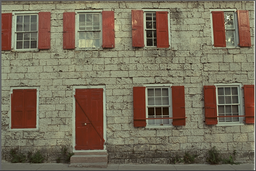
#> input picture experiments/real_photos/kodim01.png, 256 x 171 px, shrunk from 768 x 512 before the run, found by its file name
$ python ablate.py
#> lines starting #> are read from the running program, lines starting #| are printed output that depends on the picture
### experiments/stage3_method/codec.py
"""HAPRE-X prototype: YCoCg-R + 4-expert causal select + per-block LPC-3 + bias-corrected partitioned Rice."""
import numpy as np, time

def rgb_to_ycocg_r(rgb):
    R=rgb[:,:,0].astype(np.int16); G=rgb[:,:,1].astype(np.int16); B=rgb[:,:,2].astype(np.int16)
    Co=R-B; t=B+(Co>>1); Cg=G-t; Y=t+(Cg>>1)
    return np.stack([Y,Co,Cg],axis=-1)  # int16, range ~[-255,255]+offsets
# [4 lines left out: function ycocg_r_to_rgb, not called in this run]

def med(a,b,c):  # a=left,b=top,c=topleft
    if c>=max(a,b): return min(a,b)
    elif c<=min(a,b): return max(a,b)
    else: return a+b-c
# [138 lines left out: functions paeth, gap, encode_image, decode_image_from_res, not called in this run]

# [9 lines that do not run on import are left out]

### experiments/stage3_method/codec_v2.py
"""HAPRE-X v2: v1 residuals + run-length zero coding + per-ctx Rice + Huffman-or-Rice selection + outlier escape."""
import numpy as np, time, sys, os
sys.path.insert(0,"/tmp/opencode/autocompress/experiments/stage3_method")
from codec import encode_image as v1_encode  # reuse v1 residuals? No - recompute properly below
from codec import rgb_to_ycocg_r, ycocg_r_to_rgb, med, paeth, gap
from collections import Counter
import math

def elias_gamma_bits(n):  # n>=1
    return 2*(n.bit_length()-1)+1

def channel_bytes_v2(rflat):
    """Exact-ish realizable byte count for one channel's residual array."""
    N=len(rflat)
    # zero runs
    # find runs of zeros
    nz = rflat!=0
    # run lengths of zeros between nonzeros
    runs=[]; cur=0
    for v in rflat:
        if v==0: cur+=1
        else:
            if cur>0: runs.append(cur); cur=0
    if cur>0: runs.append(cur)
    run_bits=sum(elias_gamma_bits(L+1) for L in runs) + 8  # +EOL marker
    nonz=rflat[nz]
    if len(nonz)==0:
        rice_bits=0; huff_bits=0; best=run_bits
        return {"run":run_bits,"rice":0,"huff":0,"best":best,"mode":"run","k":0}
    # per-16-ctx would need ctx ids; approximate gain: use 4 magnitude-classes partitioned k (decoder-reproducible via causal energy - like FLAC)
    # classes by |causal avg|? Without causal array here, approximate by splitting nonzeros into small (|r|<=4) and large
    small=nonz[np.abs(nonz)<=4]; large=nonz[np.abs(nonz)>4]
    def rice_bits(arr):
        if len(arr)==0: return 0,0
        u=np.where(arr>=0,2*arr,-2*arr-1).astype(np.int64)
        m=float(np.mean(np.abs(arr.astype(np.float64))))+1e-9
        k=int(max(0,min(8,math.floor(math.log2(m)))))
        return int(np.sum((u>>k)+1+k)),k
    bs,k1=rice_bits(small); bl,k2=rice_bits(large)
    # outlier escape: values |r|>64 as raw 10b instead of long unary
    out=np.abs(nonz)>64
    esc_save=int(np.sum([max(0,((2*abs(int(v))>> (k1 if abs(int(v))<=4 else k2))+1)-10) for v in nonz[out]])) if np.any(out) else 0
    rice_bits_tot=run_bits+bs+bl-esc_save+16  # 16b for 2 k values
    # Huffman alternative on full channel alphabet
    cnt=Counter(rflat.tolist()); probs=np.array(list(cnt.values()))/N
    ent=float(-np.sum(probs*np.log2(probs)))
    huff_bits_tot=int(ent*N)+256*8+run_bits*0  # Huffman handles zeros via short code, no separate runs; +code table
    # raw fallback
    raw_bits=N*9  # 9b for int16 range
    cands={"rice+run":rice_bits_tot,"huff":int(huff_bits_tot),"raw":raw_bits}
    mode=min(cands,key=cands.get)
    return {"run":run_bits,"rice":rice_bits_tot,"huff":int(huff_bits_tot),"best":int(cands[mode]),"mode":mode,"k":(k1,k2)}

# [24 lines left out: function evaluate_v2, not called in this run]

# [2 lines that do not run on import are left out]

### experiments/stage4_ablation/ablate.py
import sys, numpy as np, math
sys.path.insert(0,"/tmp/opencode/autocompress/experiments/stage3_method")
from codec import rgb_to_ycocg_r, med
from codec_v2 import channel_bytes_v2
from PIL import Image
import os

def res_medonly_arr(arr):
    H,W,_=arr.shape
    P=np.pad(arr,((1,0),(1,0),(0,0)),mode='edge').astype(np.int16)
    res=np.zeros_like(arr)
    for i in range(H):
        for j in range(W):
            for ch in range(3):
                res[i,j,ch]=int(P[i+1,j+1,ch])-med(int(P[i+1,j,ch]),int(P[i,j+1,ch]),int(P[i,j,ch]))
    return res
def bpp_of(res,H,W,hdr_bits=0):
    tb=sum(channel_bytes_v2(res[:,:,ch].reshape(-1))["best"] for ch in range(3))
    return (tb+hdr_bits+7)//8*8/(H*W*3)

rgb=np.array(Image.open("/tmp/opencode/autocompress/experiments/real_photos/kodim01.png").convert("RGB"))
#> rgb is the input picture: shape (171, 256, 3); mean R, G, B 119.8, 108.8, 88.4
H,W,_=rgb.shape
#> H = 171; W = 256
yc=rgb_to_ycocg_r(rgb)
#> in rgb_to_ycocg_r, `R = rgb[:, :, 0].astype(np.int16)`:
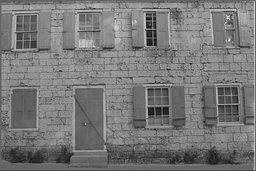
#> R: shape (171, 256) int16; min 7, max 234, mean 119.8
#> in rgb_to_ycocg_r, `Co = R - B`:
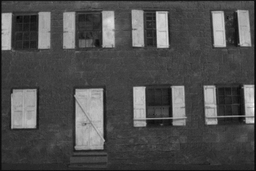
#> Co: shape (171, 256) int16; min -7, max 117, mean 31.4; drawn with min black and max white
#> in rgb_to_ycocg_r, `t = B + (Co >> 1)`:
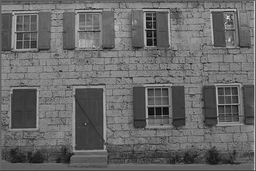
#> t: shape (171, 256) int16; min 3, max 232, mean 103.9
#> in rgb_to_ycocg_r, `Cg = G - t`:
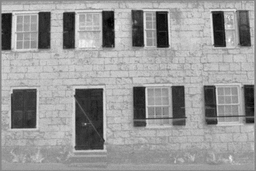
#> Cg: shape (171, 256) int16; min -34, max 31, mean 4.9; drawn with min black and max white
# A: RGB MED-only (no YCoCg, no mixer, no LPC)
r_rgb=res_medonly_arr(rgb.astype(np.int16))
#> after the loop in res_medonly_arr, `for i in range(H):`:
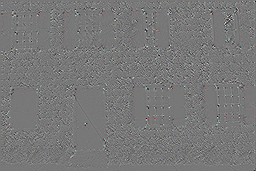
#> res: shape (171, 256, 3) int16; mean of channels 0, 1, 2 0.2, 0.1, 0.1; drawn with min black and max white
print(f"A_noYCoCg_MEDonly bpp={bpp_of(r_rgb,H,W):.2f}",flush=True)
#> in bpp_of, `tb=sum(channel_bytes_v2(res[:,:,ch].reshape(-1))["best"] for ch in ran..`: tb = 681945
#| A_noYCoCg_MEDonly bpp=5.19
# B: YCoCg MED-only (isolates color transform gain)
r_yc_med=res_medonly_arr(yc)
#> in res_medonly_arr (call 2), `P=np.pad(arr,((1,0),(1,0),(0,0)),mode='edge').astype(np.int16)`:
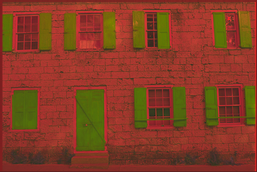
#> P: shape (172, 257, 3) int16; mean R, G, B 106, 31.1, 4.9; drawn with min black and max white
#> after the loop in res_medonly_arr (call 2), `for i in range(H):`:
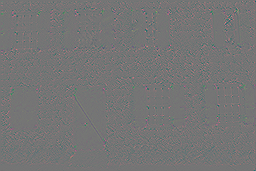
#> res: shape (171, 256, 3) int16; mean R, G, B 0.1, 0, 0; drawn with min black and max white
print(f"B_YCoCg_MEDonly bpp={bpp_of(r_yc_med,H,W):.2f}",flush=True)
#| B_YCoCg_MEDonly bpp=3.78
# Full v2 reference 3.65 (mixer+GAP+LPC+Huffman). D: v1 plain Rice 4.36 known.

$ run again, with experiments/real_photos/kodim02.png copied over experiments/real_photos/kodim01.png
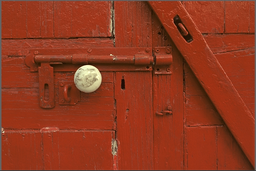
#> input picture experiments/real_photos/kodim02.png, 256 x 171 px, shrunk from 768 x 512 before the run, found by its file name
#> rgb is the input picture: shape (171, 256, 3); mean R, G, B 142.9, 56.4, 31.2
#> after the loop in res_medonly_arr, `for i in range(H):`:
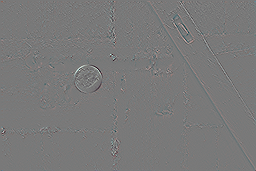
#> res: shape (171, 256, 3) int16; mean of channels 0, 1, 2 0, -0.2, -0.2; drawn with min black and max white
#> tb = 546397
#| A_noYCoCg_MEDonly bpp=4.16
#> after the loop in res_medonly_arr (call 2), `for i in range(H):`:
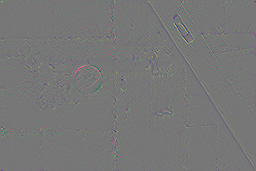
#> res: shape (171, 256, 3) int16; mean R, G, B -0.1, 0.1, 0; drawn with min black and max white
#| B_YCoCg_MEDonly bpp=3.65

$ run again, with experiments/real_photos/kodim05.png copied over experiments/real_photos/kodim01.png
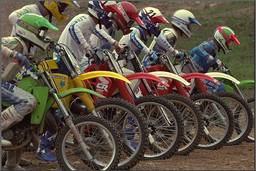
#> input picture experiments/real_photos/kodim05.png, 256 x 171 px, shrunk from 768 x 512 before the run, found by its file name
#> rgb is the input picture: shape (171, 256, 3); mean R, G, B 91.5, 81, 67.6
#> after the loop in res_medonly_arr, `for i in range(H):`:
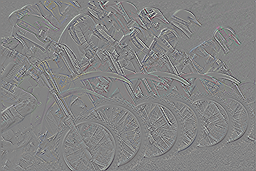
#> res: shape (171, 256, 3) int16; mean of channels 0, 1, 2 -0.2, -0.2, -0.3; drawn with min black and max white
#> tb = 783631
#| A_noYCoCg_MEDonly bpp=5.97
#> after the loop in res_medonly_arr (call 2), `for i in range(H):`:
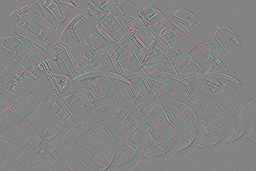
#> res: shape (171, 256, 3) int16; mean R, G, B -0.2, 0, 0; drawn with min black and max white
#| B_YCoCg_MEDonly bpp=4.79
